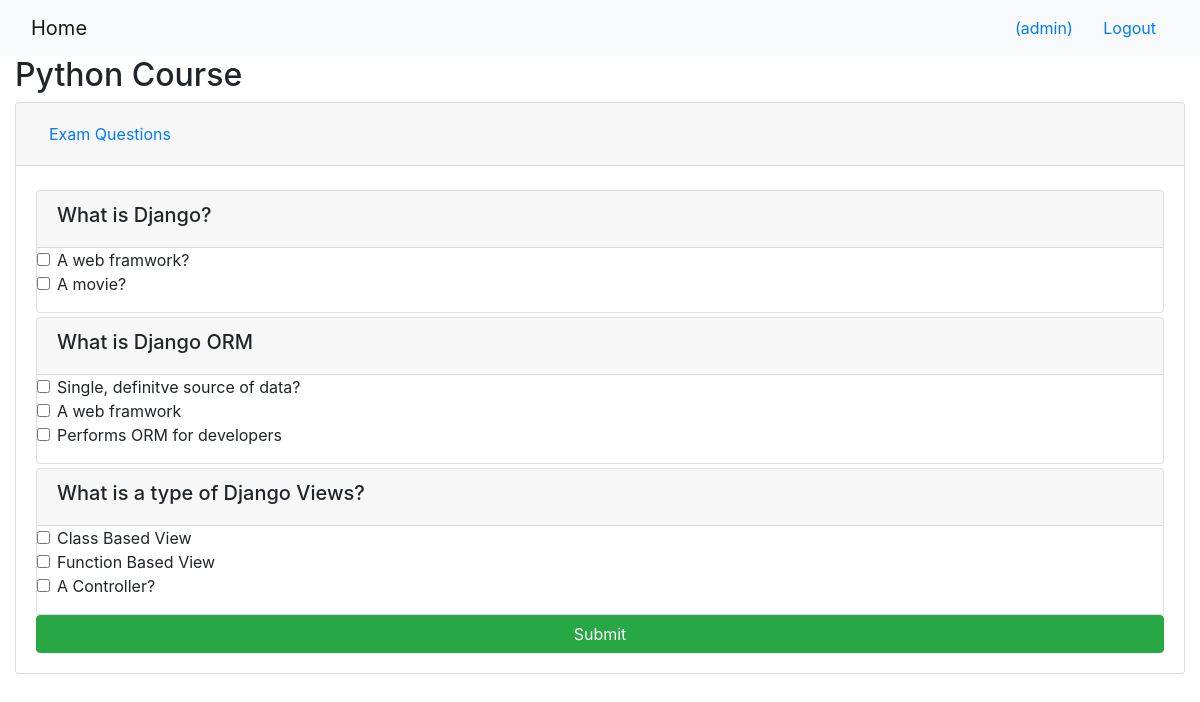
/onlinecourse/1/ (signed in), run on the app's committed database.
### onlinecourse/models.py (models this page shows, shortened)
class Course(models.Model):
    name = models.CharField(null=False, max_length=30, default='online course')
    image = models.ImageField(upload_to='course_images/')
    description = models.CharField(max_length=1000)
    pub_date = models.DateField(null=True)
    instructors = models.ManyToManyField(Instructor)
    users = models.ManyToManyField(settings.AUTH_USER_MODEL, through='Enrollment')
    total_enrollment = models.IntegerField(default=0)
    is_enrolled = False

class Question(models.Model):
    course = models.ForeignKey(Course, on_delete=models.CASCADE, null=True)
    grade_point = models.IntegerField(null=False, default=0)
    question_text = models.TextField(null=False)

class Choice(models.Model):
    question = models.ForeignKey(Question, on_delete=models.CASCADE, null=False, )
    choice_text = models.CharField(max_length=256, null=False)
    is_correct = models.BooleanField(default=0)

### onlinecourse/views.py (the view)
# urls.py: path('<int:pk>/', views.CourseDetailView.as_view(), name='course_details'),
class CourseDetailView(generic.DetailView):
    model = Course
    template_name = 'onlinecourse/course_detail_bootstrap.html'

### onlinecourse/templates/onlinecourse/course_detail_bootstrap.html (shortened to what this page needs)
<!DOCTYPE html>
<html lang="en">
<head>
     {% load static %}
    <link rel="stylesheet" href="https://maxcdn.bootstrapcdn.com/bootstrap/4.5.2/css/bootstrap.min.css">
</head>
<body>
    <nav class="navbar navbar-light bg-light">
        <div class="container-fluid">
            <div class="navbar-header">
                  <a class="navbar-brand" href="{% url 'onlinecourse:index' %}">Home</a>
            </div>
            <ul class="nav navbar-nav navbar-right">
                {% if user.is_authenticated %}
                <li>
                    <a class="btn btn-link" href="#">{{ user.first_name }}({{ user.username }})</a>
                    <a class="btn btn-link" href="{% url 'onlinecourse:logout' %}">Logout</a>
                </li>
                {% endif %}
            </ul>
        </div>
    </nav>
    <div class="container-fluid">
            <h2>{{ course.name }}</h2>
            <div id="accordion">
                <div class="card exam" >
                  <div class="card-header" id="headingOne">
                    <h5 class="mb-0">
                      <button class="btn btn-link" data-toggle="collapse" data-target="#collapseOne" aria-expanded="true" aria-controls="collapseOne">
                       Exam Questions
                      </button>
                    </h5>
                  </div>
                  <div id="collapseOne" class="collapse show" aria-labelledby="headingOne" data-parent="#accordion">
                    <div class="card-body">
                    <div>
                        <form id="questionform" action="{% url 'onlinecourse:submit' course_id=course.id %}" method="post">
                            {% for question in course.question_set.all %}
                            <div class="card mt-1">
                                <div class="card-header"><h5>{{ question.question_text}}</h5></div>
                                <div class="form-group">
                                   {% for choice in question.choice_set.all %}
                                    <div class="form-check">
                                        <label class="form-check-label">
                                            <input type="checkbox" name="choice_{{choice.id}}"
                                                   class="form-check-input" id="{{choice.id}}"
                                                   value="{{choice.id}}">{{ choice.choice_text }}
                                        </label>
                                    </div>
                                    {% endfor %}
                                </div>
                            </div>
                            {% endfor %}
                        <input class="btn btn-success btn-block" type="submit" value="Submit">
                </form>
                    </div>
                    </div>
                  </div>
                </div>
              </div>
    </div>
</body>
</html>

### data on the page
Course: name "Python Course"
Question: question_text "What is Django?"
Choice: choice_text "A web framwork?"
Choice: choice_text "A movie?"
Question: question_text "What is Django ORM"
Choice: choice_text "Single, definitve source of data?"
Choice: choice_text "A web framwork"
Choice: choice_text "Performs ORM for developers"
Question: question_text "What is a type of Django Views?"
Choice: choice_text "Class Based View"
Choice: choice_text "Function Based View"
Choice: choice_text "A Controller?"

### other printed values
{{ user.username }} "admin"
